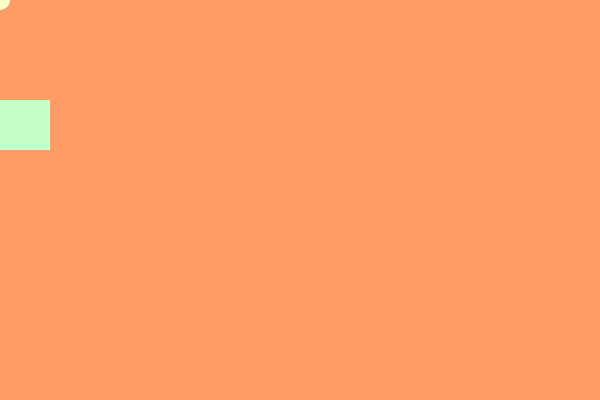
Frame 1 (no input)
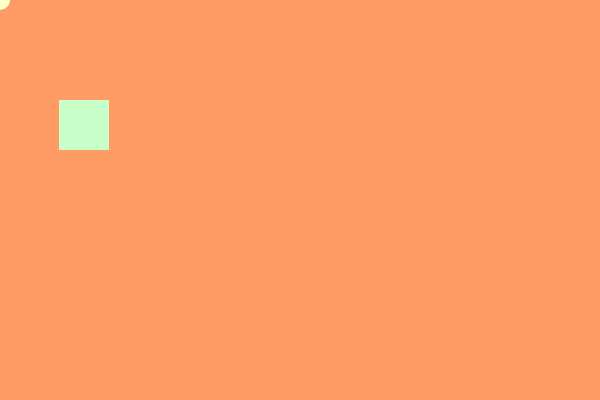
Frame 60 (no input)
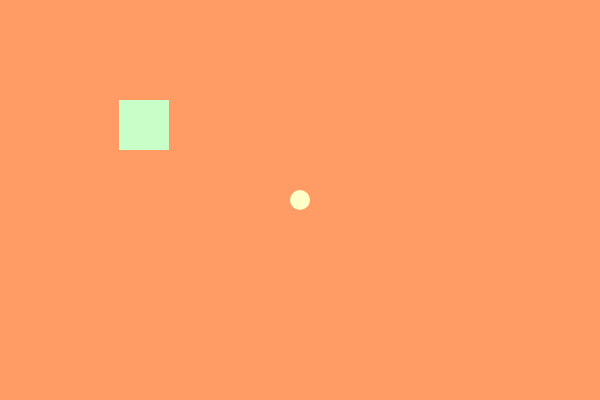
Frame 120 (the mouse pressed at the canvas centre since frame 60)

The p5.js sketch that drew these frames (run headless with seeded random() and noise() and a simulated clock; from frame 60 on, the mouse is pressed at the canvas centre):

// p5.js sketch
// ── sketch.js
let x = 0;
function setup() {
	createCanvas(600, 400);
}

function draw() {
	background(255,155,100)// 如果把背景一直渲染 相当与擦掉 canvas
	noStroke()
	fill(255,255,200)
	ellipse(mouseX, mouseY, 20, 20); //mouseX 获取鼠标x坐标

	fill(200,255,200);
	rect(x,100,50,50)
	x = x + 1;
}
